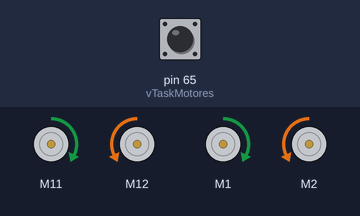
The sketch below on a simulated Arduino Mega 2560, built with avr-gcc and run on an emulated ATmega2560. Parts: 4 × DC motor (green arrow = forward, orange = backward, longer = faster). Inputs (shaded band) come from the test bench; at power-on: pin 65 (vTaskMotores) HIGH.

Above: at 1.2 s.
1.3 s: pin 65 (vTaskMotores) pulled LOW for 0.15 s
At 2.5 s:
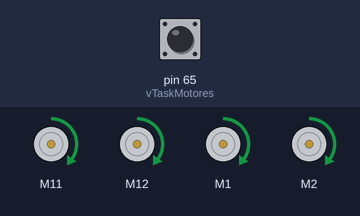
4.4 s: pin 65 (vTaskMotores) pulled LOW for 1 s
8.4 s: pin 65 (vTaskMotores) pulled LOW for 3.2 s
At 11.81 s:
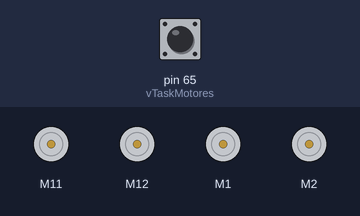
Timing chart, 0 to 13.4 s (numbered marks = the images above; inputs shaded):
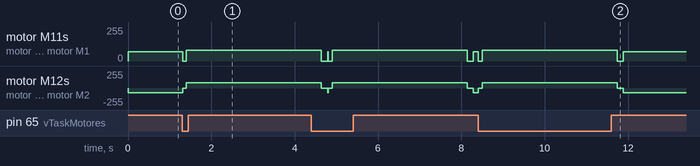

Measured:
- after the input at 1.3 s, motor M11, motor M1: forward 70/255 → stopped at once, → forward 80/255 0.09 s later; motor M12, motor M2: backward 70/255 → stopped at once, → forward 80/255 0.09 s later
- after the input at 8.4 s, motor M11, motor M1: forward 70/255 → stopped at once, → forward 80/255 0.09 s later, → stopped 3.2 s later, → forward 70/255 0.15 s later; motor M12, motor M2: backward 70/255 → stopped at once, → forward 80/255 0.09 s later, → stopped 3.2 s later, → backward 70/255 0.15 s later

The sketch:

Mbot.ino
```cpp
#include <Arduino_FreeRTOS.h>
#include "queue.h"
#include "semphr.h"
#include <MeMegaPi.h>

#define F_CPU 16000000UL
#define USART_BAUDRATE 9600
#define UBRR_VALUE (((F_CPU / (USART_BAUDRATE * 16UL))) - 1)

#define VELOCIDAD_RECTO 70
#define VELOCIDAD_GIRO 80
#define ANGULO_RECTO 90
#define ZONA_MUERTA 6
#define MAX_CORRECCION 135
#define GIRO_180_MS 3250
#define PERIODO_MOTORES_MS 20
#define BUFFER_SERIAL_LEN 8

QueueHandle_t angleQueue;
SemaphoreHandle_t semaforoImpacto;

MeMegaPiDCMotor motor_1(1);
MeMegaPiDCMotor motor_9(9);
MeMegaPiDCMotor motor_2(2);
MeMegaPiDCMotor motor_10(10);

volatile TickType_t ultimoImpacto = 0;

void vTaskSerial(void *pvParameters);
void vTaskMotores(void *pvParameters);
void detener(void);
void girarIzquierda(int16_t speed);
void girar_180(void);
void conducirSegunAngulo(int angulo);

int16_t parseAngulo(char *buffer)
{
    int16_t val = 0;
    uint8_t i = 0;

    while (buffer[i] >= '0' && buffer[i] <= '9')
    {
        val = (int16_t)(val * 10 + (buffer[i] - '0'));
        i++;
    }
    return val;
}

int16_t clamp16(int16_t v, int16_t lo, int16_t hi)
{
    if (v < lo) return lo;
    if (v > hi) return hi;
    return v;
}

int16_t abs16(int16_t v)
{
    if (v < 0) return -v;
    return v;
}

int16_t map16(int16_t x, int16_t in_min, int16_t in_max, int16_t out_min, int16_t out_max)
{
    return (int16_t)(out_min + (int32_t)(x - in_min) * (out_max - out_min) / (in_max - in_min));
}

void setup()
{
    UBRR0H = (uint8_t)(UBRR_VALUE >> 8);
    UBRR0L = (uint8_t)UBRR_VALUE;
    UCSR0C = 0x06;
    UCSR0B |= (1 << RXEN0) | (1 << TXEN0);
    DDRK &= ~(1 << PK3);
    PORTK |= (1 << PK3);
    PCICR |= (1 << PCIE2);
    PCMSK2 |= (1 << PCINT19);

    detener();

    angleQueue = xQueueCreate(10, sizeof(int16_t));

    semaforoImpacto = xSemaphoreCreateBinary();

    if ((angleQueue != NULL) && (semaforoImpacto != NULL))
    {
        xTaskCreate(vTaskSerial, "SERIAL TASK", 150, NULL, 1 ,NULL);

        xTaskCreate(vTaskMotores, "MOTORES TASK", 200, NULL, 2, NULL);

        sei();
    }
}

void vTaskSerial(void *pvParameters)
{
    char buffer[BUFFER_SERIAL_LEN];
    uint8_t idx = 0;
    int16_t angulo;
    BaseType_t qStatus;
    const TickType_t xTicksToWait = pdMS_TO_TICKS(10);
    (void)pvParameters;

    while (1)
    {
        if (UCSR0A & (1 << RXC0))
        {
            uint8_t byteRx = UDR0;

            if ((byteRx == '\n') || (byteRx == '\r'))
            {
                if (idx > 0)
                {
                    buffer[idx] = '\0';
                    angulo = parseAngulo(buffer);
                    qStatus = xQueueSend(angleQueue, &angulo, xTicksToWait);
                    (void)qStatus;
                    idx = 0;
                }
            }
            else if ((byteRx >= '0') && (byteRx <= '9'))
            {
                if (idx < (BUFFER_SERIAL_LEN - 1))
                {
                    buffer[idx++] = (char)byteRx;
                }
            }
            else
            {
                idx = 0;
            }
        }
        vTaskDelay(xTicksToWait);
    }
}

void vTaskMotores(void *pvParameters)
{
    int16_t angulo = ANGULO_RECTO;

    int16_t anguloRx;

    BaseType_t qStatus;

    const TickType_t periodo = pdMS_TO_TICKS(PERIODO_MOTORES_MS);

    const TickType_t xTicksToWait = pdMS_TO_TICKS(5);

    (void)pvParameters;

    while (1)
    {
        if (xSemaphoreTake(semaforoImpacto, 0) == pdPASS)
        {
            detener();
            vTaskDelay(pdMS_TO_TICKS(100));
            girar_180();
        }

        qStatus = xQueueReceive(angleQueue, &anguloRx, xTicksToWait);

        if (qStatus == pdPASS)
        {
            angulo = anguloRx;
        }

        conducirSegunAngulo(angulo);

        vTaskDelay(periodo);
    }
}

ISR(PCINT2_vect)
{
    TickType_t ahora = xTaskGetTickCountFromISR();

    if ((ahora - ultimoImpacto) > pdMS_TO_TICKS(200))
    {
        if (!(PINK & (1 << PK3)))
        {
            xSemaphoreGiveFromISR(semaforoImpacto, NULL);

            ultimoImpacto = ahora;
        }
    }
}

void detener(void)
{
    motor_1.run(0);
    motor_2.run(0);
    motor_9.run(0);
    motor_10.run(0);
}

void girarIzquierda(int16_t speed)
{
    motor_10.run(speed);
    motor_2.run(speed);
    motor_1.run(speed);
    motor_9.run(speed);
}

void girar_180(void)
{
    girarIzquierda(VELOCIDAD_GIRO);
    vTaskDelay(pdMS_TO_TICKS(GIRO_180_MS));
    detener();
    vTaskDelay(pdMS_TO_TICKS(150));
}

void conducirSegunAngulo(int angulo)
{
    angulo = clamp16(angulo, 0, 180);
    int error = angulo - ANGULO_RECTO;

    if (abs16(error) <= ZONA_MUERTA)
    {
        motor_10.run(-VELOCIDAD_RECTO);
        motor_2.run(-VELOCIDAD_RECTO);
        motor_1.run(VELOCIDAD_RECTO);
        motor_9.run(VELOCIDAD_RECTO);

        return;
    }

    int correccion = map16(error, -90, 90, -MAX_CORRECCION, MAX_CORRECCION);

    int velIzq = VELOCIDAD_RECTO + correccion;

    int velDer = VELOCIDAD_RECTO - correccion;

    velIzq = clamp16(velIzq, -255, 255);

    velDer = clamp16(velDer, -255, 255);

    motor_10.run(-velIzq);
    motor_2.run(-velIzq);
    motor_1.run(velDer);
    motor_9.run(velDer);
}

void loop()
{
}
```
